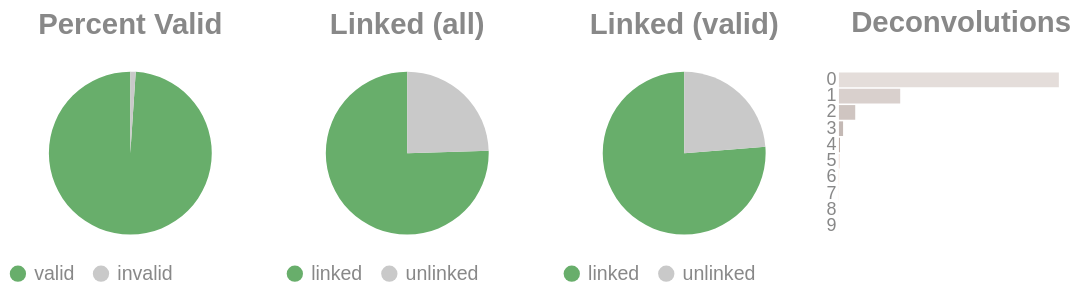

Write notebook code for a chart like this one.
### Code cell
if SKIPLR:
    pass
else:
    clash = Counter()
    for i in valids['molecule'].to_list():
        _mol = i.split("-")
        if len(_mol) == 1:
            clash.update('0')
        else:
            clash.update(_mol[-1])

    _d = {"deconvolutions": [], 'count': []}
    for k,v in clash.items():
        _d['deconvolutions'].append(k)
        _d['count'].append(v)

    tot_valid = valids['reads'].sum()
    mask = valids['reads'] >= 2
    n_linked_reads = valids.filter(mask)['reads'].sum()
    if n_linked_reads == 0:
        print_html("No linked molecules (>=2 reads) were detected; skipping linked-only distributions.")
        SKIPLR = True
    else:
        perc_valid = round(tot_valid / n_reads, 4)
        linked_perc_abs = round(n_linked_reads / n_reads, 4)
        linked_perc = round(n_linked_reads / tot_valid, 4)

    _valid = pl.DataFrame({"valids": ['valid', 'invalid'], "count": [tot_valid, n_reads - tot_valid]})
    _linked_abs = pl.DataFrame({"linked (absolute)": ['linked', 'unlinked'], "count": [n_linked_reads, n_reads - n_linked_reads]})
    _linked_rel = pl.DataFrame({"linked (valids)": ['linked', 'unlinked'], "count": [n_linked_reads, tot_valid - n_linked_reads]})

    (
        alt.hconcat(
            piechart(_valid, goodval = 'valid', title = "Percent Valid"),
            piechart(_linked_abs, goodval = "linked", title =  "Linked (all)"),
            piechart(_linked_rel, goodval = "linked", title =  "Linked (valid)"),
            convolutionbar(pl.DataFrame(_d), title = "Deconvolutions"),
            center = True,
            bounds = 'flush'
        )
        .resolve_scale(color='independent')
        .resolve_legend('independent')
        .properties(usermeta={'embedOptions': {"actions": False}})
    ).display()

### Figure 1 — Vega-Lite specification as saved in the notebook (floating-point values rounded to 4 significant figures)
{"width": "container", "height": 400, "config": {"title": {"anchor": "start", "dy": -15, "fontSize": 18, "color": "#888888", "subtitleColor": "#888888", "subtitleFontSize": 14}, "arc": {"fill": "#0072B2"}, "axis": {"domainColor": "#888888", "domainWidth": 0.5, "gridWidth": 0.2, "grid": false, "titleFontWeight": 400, "titleFontSize": 15, "labelFontSize": 11, "labelColor": "#888888", "tickColor": "#888888", "tickWidth": 0.2, "titleColor": "#888888"}, "axisBand": {"grid": false}, "axisX": {"grid": true, "tickSize": 10, "domainCap": "round"}, "axisY": {"domain": false, "grid": true, "tickSize": 0, "domainCap": "round"}, "background": "transparent", "header": {"labelFontSize": 15, "labelColor": "#888888", "titleFontSize": 15, "titleFontWeight": 600, "titleColor": "#888888"}, "legend": {"labelFont": "sans-serif", "labelFontSize": 12, "labelColor": "#888888", "symbolSize": 100, "symbolType": "circle", "titleFontSize": 12, "titlePadding": 10, "titleColor": "#888888", "title": null}, "range": {"category": ["#E69F00", "#56B4E9", "#009E73", "#F0E442", "#0072B2", "#D55E00", "#CC79A7", "#000000"], "diverging": ["#cfe8f3", "#a2d4ec", "#73bfe2", "#46abdb", "#1696d2", "#12719e"]}, "area": {"fill": "#0072B2", "fillOpacity": 0.7, "line": true, "strokeOpacity": 0.7}, "line": {"color": "#0072B2", "stroke": "#0072B2", "strokeWidth": 2}, "trail": {"color": "#0072B2", "stroke": "#0072B2", "strokeWidth": 0, "size": 1}, "point": {"filled": true, "fillOpacity": 1.0, "size": 95}, "text": {"color": "#888888", "fontSize": 11, "align": "right", "fontWeight": 400, "size": 11}, "bar": {"fill": "#0072B2", "stroke": null}, "view": {"stroke": null, "continuousWidth": 660, "continuousHeight": 400}}, "hconcat": [{"data": {"name": "data-cbcaf55d7c567e4c5280e61258018377"}, "mark": {"type": "arc"}, "encoding": {"color": {"field": "valids", "legend": {"orient": "bottom", "title": null}, "scale": {"domain": ["valid", "invalid"], "range": ["#68ae6b", "#C9C9C9"]}, "title": "Valids", "type": "nominal"}, "theta": {"field": "count", "type": "quantitative"}, "tooltip": [{"field": "valids", "title": "Valids", "type": "ordinal"}, {"field": "percent", "format": ".2%", "title": "Percent", "type": "quantitative"}, {"field": "count", "title": "Count", "type": "quantitative"}]}, "height": 100, "title": {"text": "Percent Valid", "align": "center", "anchor": "middle"}, "transform": [{"calculate": "datum.count / 4757964", "as": "percent"}], "width": 150}, {"data": {"name": "data-e261d1c28cc4d23f6c712755e80417ab"}, "mark": {"type": "arc"}, "encoding": {"color": {"field": "linked (absolute)", "legend": {"orient": "bottom", "title": null}, "scale": {"domain": ["linked", "unlinked"], "range": ["#68ae6b", "#C9C9C9"]}, "title": "Linked (Absolute)", "type": "nominal"}, "theta": {"field": "count", "type": "quantitative"}, "tooltip": [{"field": "linked (absolute)", "title": "Linked (Absolute)", "type": "ordinal"}, {"field": "percent", "format": ".2%", "title": "Percent", "type": "quantitative"}, {"field": "count", "title": "Count", "type": "quantitative"}]}, "height": 100, "title": {"text": "Linked (all)", "align": "center", "anchor": "middle"}, "transform": [{"calculate": "datum.count / 4757964", "as": "percent"}], "width": 150}, {"data": {"name": "data-8140f5f202dc1dd88ffd9653f53fba2c"}, "mark": {"type": "arc"}, "encoding": {"color": {"field": "linked (valids)", "legend": {"orient": "bottom", "title": null}, "scale": {"domain": ["linked", "unlinked"], "range": ["#68ae6b", "#C9C9C9"]}, "title": "Linked (Valids)", "type": "nominal"}, "theta": {"field": "count", "type": "quantitative"}, "tooltip": [{"field": "linked (valids)", "title": "Linked (Valids)", "type": "ordinal"}, {"field": "percent", "format": ".2%", "title": "Percent", "type": "quantitative"}, {"field": "count", "title": "Count", "type": "quantitative"}]}, "height": 100, "title": {"text": "Linked (valid)", "align": "center", "anchor": "middle"}, "transform": [{"calculate": "datum.count / 4707538", "as": "percent"}], "width": 150}, {"data": {"name": "data-e9626a514f97bbeefd5081fe9a83aec3"}, "mark": {"type": "bar"}, "encoding": {"color": {"field": "deconvolutions", "legend": null, "scale": {"scheme": "lightgreyred"}, "type": "nominal"}, "tooltip": [{"field": "deconvolutions", "title": "Deconvolutions", "type": "ordinal"}, {"field": "percent", "format": ".2%", "title": "Percent", "type": "quantitative"}, {"field": "count", "title": "Count", "type": "quantitative"}], "x": {"axis": null, "field": "count", "type": "quantitative"}, "y": {"field": "deconvolutions", "sort": "ascending", "title": null, "type": "nominal"}}, "height": 100, "title": {"text": "Deconvolutions", "align": "center", "anchor": "middle"}, "transform": [{"calculate": "datum.count / 1984830", "as": "percent"}], "width": 150}], "bounds": "flush", "center": true, "resolve": {"legend": {"angle": "independent"}, "scale": {"color": "independent"}}, "usermeta": {"embedOptions": {"actions": false}}, "$schema": "https://vega.github.io/schema/vega-lite/v6.4.1.json", "datasets": {"data-cbcaf55d7c567e4c5280e61258018377": [{"valids": "valid", "count": 4707538}, {"valids": "invalid", "count": 50426}], "data-e261d1c28cc4d23f6c712755e80417ab": [{"linked (absolute)": "linked", "count": 3589881}, {"linked (absolute)": "unlinked", "count": 1168083}], "data-8140f5f202dc1dd88ffd9653f53fba2c": [{"linked (valids)": "linked", "count": 3589881}, {"linked (valids)": "unlinked", "count": 1117657}], "data-e9626a514f97bbeefd5081fe9a83aec3": [{"deconvolutions": "0", "count": 1440054}, {"deconvolutions": "1", "count": 401237}, {"deconvolutions": "2", "count": 106688}, {"deconvolutions": "3", "count": 27147}, {"deconvolutions": "4", "count": 6969}, {"deconvolutions": "5", "count": 1865}, {"deconvolutions": "6", "count": 558}, {"deconvolutions": "7", "count": 190}, {"deconvolutions": "8", "count": 81}, {"deconvolutions": "9", "count": 41}]}}
